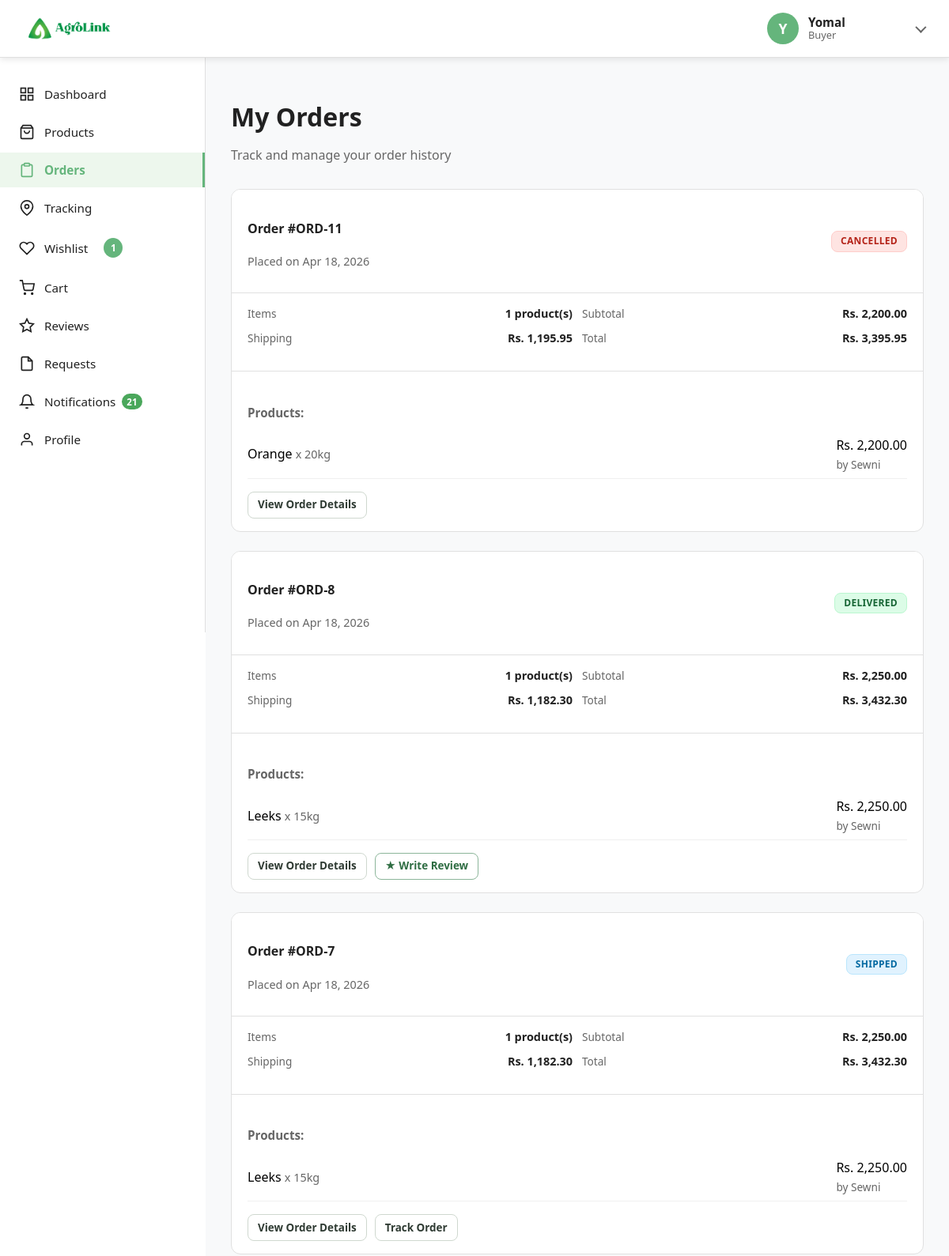
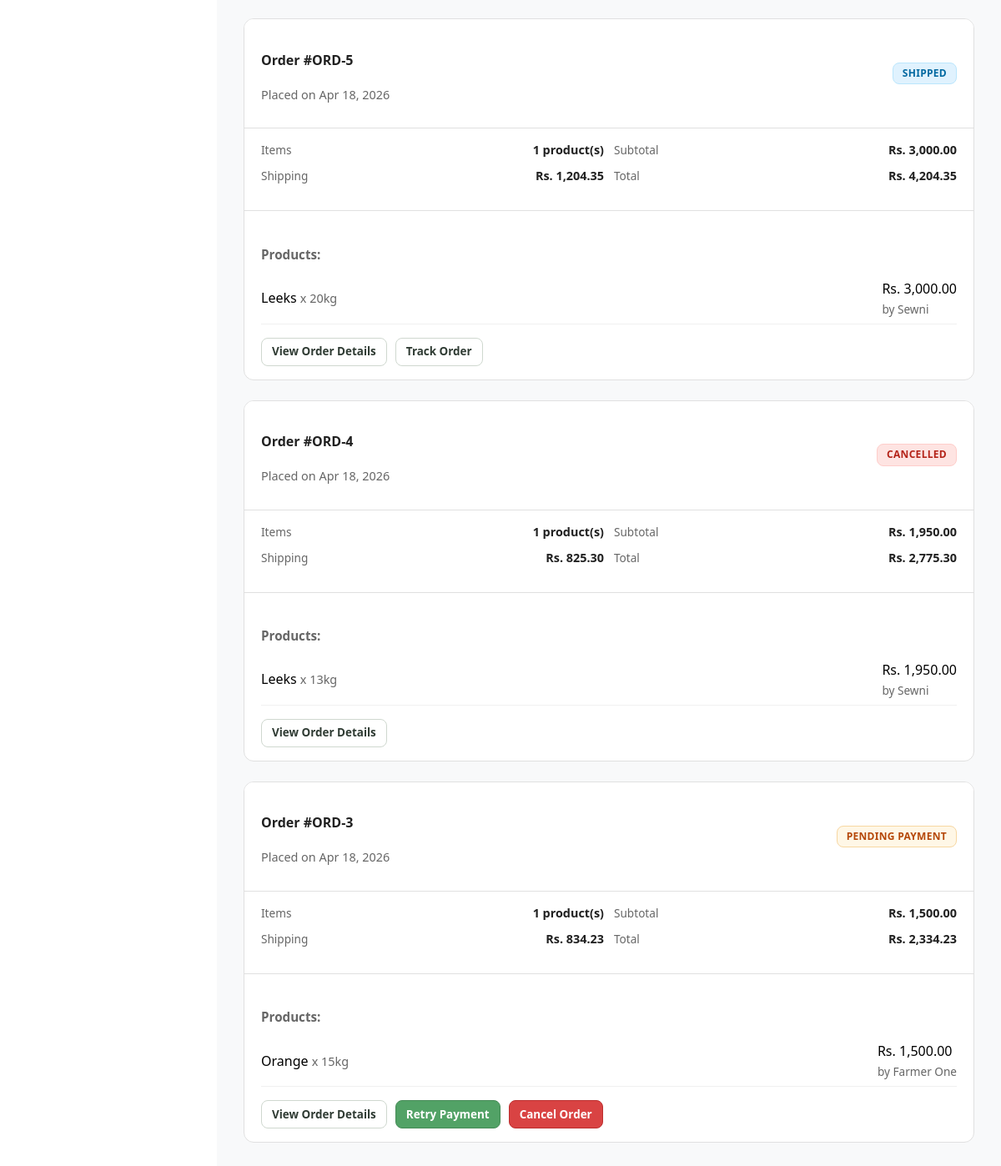
The app's page /buyerorders (signed in) with its own data (2 pictures, top to bottom).
### tables this page shows
CREATE TABLE `orders` (
  `id` int(11) NOT NULL,
  `buyer_id` int(11) NOT NULL,
  `total_amount` decimal(10,2) NOT NULL COMMENT 'Product total before shipping',
  `shipping_cost` decimal(10,2) NOT NULL DEFAULT 0.00,
  `order_total` decimal(10,2) NOT NULL COMMENT 'Total including shipping',
  `payment_status` enum('pending','paid','failed') NOT NULL DEFAULT 'pending',
  `total_weight_kg` decimal(10,2) NOT NULL DEFAULT 0.00 COMMENT 'Total weight of all items in kg',
  `delivery_address` text NOT NULL,
  `delivery_city` varchar(100) NOT NULL,
  `delivery_district_id` int(11) DEFAULT NULL,
  `delivery_town_id` int(11) DEFAULT NULL,
  `delivery_phone` varchar(20) NOT NULL,
  `status` enum('pending_payment','pending','confirmed','processing','shipped','delivered','cancelled') DEFAULT 'pending_payment',
  `created_at` timestamp NOT NULL DEFAULT current_timestamp(),
  `updated_at` timestamp NOT NULL DEFAULT current_timestamp() ON UPDATE current_timestamp()
);

CREATE TABLE `order_items` (
  `id` int(11) NOT NULL,
  `order_id` int(11) NOT NULL,
  `product_id` int(11) NOT NULL,
  `product_name` varchar(255) NOT NULL,
  `product_price` decimal(10,2) NOT NULL,
  `quantity` int(11) NOT NULL,
  `item_weight_kg` decimal(10,2) NOT NULL DEFAULT 0.00 COMMENT 'Total weight of items in kg',
  `farmer_id` int(11) NOT NULL,
  `created_at` timestamp NOT NULL DEFAULT current_timestamp()
);

CREATE TABLE `users` (
  `id` int(11) NOT NULL,
  `name` varchar(255) NOT NULL,
  `email` varchar(255) NOT NULL,
  `password` varchar(255) NOT NULL,
  `password_updated_at` timestamp NULL DEFAULT NULL,
  `role` varchar(255) NOT NULL,
  `status` enum('active','inactive') DEFAULT 'active',
  `verification_status` enum('not_required','pending','approved','rejected') DEFAULT 'not_required',
  `deactivated_at` timestamp NULL DEFAULT NULL,
  `deactivation_reason` varchar(500) DEFAULT NULL,
  `created_at` timestamp NOT NULL DEFAULT current_timestamp(),
  `updated_at` timestamp NOT NULL DEFAULT current_timestamp() ON UPDATE current_timestamp()
);

### app/controllers/buyer/BuyerOrdersController.php (called while the page is built, shortened)
<?php
class BuyerOrdersController
{
    private $orderModel;
    public function __construct()
    {
        $this->orderModel = new OrderModel();
    }
    public function index()
    {
        $buyerId = (int)authUserId();
        $orders = $this->orderModel->getOrdersByBuyer($buyerId);
        $ordersWithItems = [];
        foreach ($orders as $order) {
            $orderItems = $this->orderModel->getOrderItems($order->id);
            $ordersWithItems[] = [
                'order' => $order,
                'items' => $orderItems,
            ];
        }
        $data = [
            'pageTitle' => 'My Orders',
            'activePage' => 'orders',
            'username' => authUserName(),
            'orders' => $ordersWithItems,
            'pageStyles' => 'orders.css',
            'pageScript' => 'buyerDashboard.js?v=' . time(),
            'contentView' => 'buyer/orders.view.php',
        ];
        $this->view('buyer/buyerSidebar', $data);
    }
}

### app/core/app.php (called while the page is built, shortened)
<?php
class App
{
    private $method = 'index';
    private function splitURL()
    {
        $URL = $_GET['url'] ?? 'home';
        $URL = explode("/", trim($URL, "/"));
        return ($URL);
    }
    public function loadController()
    {
        $URL = $this->splitURL();
        $filename = "../app/controllers/" . ucfirst($URL[0]) . "Controller.php";
        if (file_exists($filename)) {
            require $filename;
            $this->controller = ucfirst($URL[0]) . 'Controller';
            unset($URL[0]);
        } else {
            $roles = ['admin', 'buyer', 'farmer', 'transporter'];
            foreach ($roles as $role) {
                $baseName = ucfirst($URL[0]);
                $roleController = "../app/controllers/{$role}/" . $baseName . "Controller.php";
                $actualFile = null;
                if (file_exists($roleController)) {
                    $actualFile = $roleController;
                }
                if ($actualFile && file_exists($actualFile)) {
                    unset($URL[0]);
                    break;
                }
            }
        }
        $controller = new $this->controller;
        call_user_func_array([$controller, $this->method], $URL);
    }
}

### public/index.php (called while the page is built, shortened)
<?php
$app = new App;
$app->loadController();

### app/core/Database.php (called while the page is built, shortened)
<?php
trait Database
{
    private function connect()
    {
        if (isset($GLOBALS['__AGROLINK_DB_CONNECTION']) && $GLOBALS['__AGROLINK_DB_CONNECTION'] instanceof PDO) {
            return $GLOBALS['__AGROLINK_DB_CONNECTION'];
        }
        $host = (string)DBHOST;
        $string = "mysql:host=" . $host . ";dbname=" . DBNAME . ";charset=utf8mb4";
        try {
            $con = new PDO($string, DBUSER, DBPASS);
        } catch (PDOException $e) {
            if ($host === 'localhost') {
                $fallback = "mysql:host=127.0.0.1;dbname=" . DBNAME . ";charset=utf8mb4";
                $con = new PDO($fallback, DBUSER, DBPASS);
            } else {
                throw $e;
            }
        }
        $con->setAttribute(PDO::ATTR_ERRMODE, PDO::ERRMODE_EXCEPTION);
        $con->setAttribute(PDO::ATTR_DEFAULT_FETCH_MODE, PDO::FETCH_OBJ);
        return $con;
    }
    public function query($query, $data = [])
    {
        try {
            $con = $this->connect();
            $stm = $con->prepare($query);
            $check = $stm->execute($data);
            if ($check) {
                $result = $stm->fetchAll(PDO::FETCH_OBJ);
                if (is_array($result) && count($result)) {
                    return $result;
                }
            }
        } catch (PDOException $e) {
            error_log("Query Error: " . $e->getMessage());
        }
        return false;
    }
}

### app/models/buyer/OrderModel.php (called while the page is built, shortened)
<?php
class OrderModel
{
    protected $table = 'orders';
    protected $orderItemsTable = 'order_items';
    public function getOrderItems($orderId)
    {
        $sql = "SELECT oi.*, p.image as product_image, u.name as farmer_name
                FROM {$this->orderItemsTable} oi
                LEFT JOIN products p ON oi.product_id = p.id
                LEFT JOIN users u ON oi.farmer_id = u.id
                WHERE oi.order_id = :order_id";
        $result = $this->query($sql, ['order_id' => $orderId]);
        return is_array($result) ? $result : [];
    }
    public function getOrdersByBuyer($buyerId)
    {
        $sql = "SELECT o.*,
                (SELECT COUNT(*) FROM {$this->orderItemsTable} WHERE order_id = o.id) as item_count
                FROM {$this->table} o
                WHERE o.buyer_id = :buyer_id
                ORDER BY o.created_at DESC";
        $result = $this->query($sql, ['buyer_id' => $buyerId]);
        return is_array($result) ? $result : [];
    }
}

### app/views/buyer/orders.view.php (the view, shortened to what this page needs)
<div class="content-section buyer-orders-section">
    <div class="content-header">
        <h1 class="content-title">My Orders</h1>
        <p class="content-subtitle">Track and manage your order history</p>
    </div>
    <?php if (!empty($orders) && count($orders) > 0): ?>
        <?php foreach ($orders as $orderData): ?>
            <?php
            $order = $orderData['order'];
            $items = $orderData['items'];
            $orderDate = date('M d, Y', strtotime($order->created_at));
            $statusClass = strtolower($order->status);
            ?>
            <div class="order-card">
                <div class="order-header">
                    <div>
                        <h4 class="order-title">Order #ORD-<?= $order->id ?></h4>
                        <p class="buyer-orders-placed-date">Placed on <?= $orderDate ?></p>
                    </div>
                    <span class="order-status <?= $statusClass ?>"><?= strtoupper(str_replace('_', ' ', $order->status)) ?></span>
                </div>
                <div class="order-details">
                    <div class="order-detail">
                        <span class="order-detail-label">Items</span>
                        <span class="order-detail-value"><?= count($items) ?> product(s)</span>
                    </div>
                    <div class="order-detail">
                        <span class="order-detail-label">Subtotal</span>
                        <span class="order-detail-value">Rs. <?= number_format($order->total_amount, 2) ?></span>
                    </div>
                    <div class="order-detail">
                        <span class="order-detail-label">Shipping</span>
                        <span class="order-detail-value">Rs. <?= number_format($order->shipping_cost, 2) ?></span>
                    </div>
                    <div class="order-detail">
                        <span class="order-detail-label">Total</span>
                        <span class="order-detail-value">Rs. <?= number_format($order->order_total, 2) ?></span>
                    </div>
                </div>
                <div class="buyer-orders-products-section">
                    <h5 class="buyer-orders-products-title">Products:</h5>
                    <?php foreach ($items as $item): ?>
                        <div class="buyer-orders-product-row">
                            <div>
                                <span class="buyer-orders-product-name"><?= htmlspecialchars($item->product_name) ?></span>
                                <span class="buyer-orders-product-qty"> x <?= $item->quantity ?>kg</span>
                            </div>
                            <div>
                                <span class="buyer-orders-product-price">Rs. <?= number_format($item->product_price * $item->quantity, 2) ?></span>
                                <?php if (!empty($item->farmer_name)): ?>
                                    <span class="buyer-orders-product-farmer">by <?= htmlspecialchars($item->farmer_name) ?></span>
                                <?php endif; ?>
                            </div>
                        </div>
                    <?php endforeach; ?>
                </div>
                <div class="action-buttons">
                    <button class="btn btn-sm btn-secondary" onclick="BuyerDashboard.viewOrderDetails(<?= $order->id ?>)">View Order Details</button>
                    <?php if ($statusClass === 'delivered' && !empty($items)): ?>
                        <a class="btn btn-sm btn-outline" href="<?= ROOT ?>/buyerreviews">
                            ★ Write Review
                        </a>
                    <?php endif; ?>
                    <?php if ($order->status === 'pending_payment'): ?>
                        <a class="btn btn-sm btn-primary" href="<?= ROOT ?>/payment/checkout?order_id=<?= (int)$order->id ?>&order_ids=<?= (int)$order->id ?>">Retry Payment</a>
                    <?php endif; ?>
                    <?php if ($order->status === 'pending_payment' || $order->status === 'processing'): ?>
                        <button class="btn btn-sm btn-danger" onclick="BuyerDashboard.cancelOrder(<?= $order->id ?>)">Cancel Order</button>
                    <?php endif; ?>
                    <?php if ($order->status === 'shipped'): ?>
                        <button class="btn btn-sm btn-secondary" onclick="BuyerDashboard.trackOrder(<?= $order->id ?>)">Track Order</button>
                    <?php endif; ?>
                </div>
            </div>
        <?php endforeach; ?>
    <?php endif; ?>
</div>

### public/assets/css/buyer/orders.css (style rules this page uses)
.buyer-orders-section .action-buttons { display: flex; gap: 10px; align-items: center; }
.buyer-orders-section .action-buttons .btn { width: auto; min-width: 0; }
.buyer-orders-section .order-card { background: var(--white); border: 1px solid var(--border-color); border-radius: 12px; overflow: hidden; margin-bottom: 24px; transition: all 0.3s ease; }
.buyer-orders-section .order-card:last-of-type { margin-bottom: 0; }
.buyer-orders-section .order-card > div:not(.order-header):not(.order-footer) { padding-left: 20px; padding-right: 20px; }
.buyer-orders-section .order-card .order-details { padding: 16px 20px; display: grid; grid-template-columns: repeat(2, 1fr); gap: 12px; }
.buyer-orders-section .order-card .order-detail { display: flex; justify-content: space-between; align-items: center; }
.buyer-orders-section .order-card .order-detail-label { font-size: 0.85rem; color: var(--text-light); font-weight: 500; }
.buyer-orders-section .order-card .order-detail-value { font-size: 0.9rem; color: var(--text-dark); font-weight: 600; }
.buyer-orders-section .order-card .action-buttons { padding: 16px 20px; display: flex; gap: 10px; align-items: center; flex-wrap: wrap; }
.buyer-orders-section .order-header { padding: 16px 20px; background: var(--white); color: var(--text-dark); display: flex; justify-content: space-between; align-items: center; border-bottom: 1px solid var(--border-color); }
.buyer-orders-section .order-status, .buyer-order-modal-status { border-radius: 8px; border: 1px solid transparent; font-weight: 600; text-transform: uppercase; letter-spacing: 0.3px; }
.buyer-orders-section .order-status.processing, .buyer-orders-section .order-status.in_transit, .buyer-orders-section .order-status.shipped, .buyer-order-modal-status.processing, .buyer-order-modal-status.in_transit, .buyer-order-modal-status.shipped { background: #f2f4f7; color: #475467; border-color: #d0d5dd; }
.buyer-orders-section .order-status.delivered, .buyer-order-modal-status.delivered { background: #dff6e7; color: #166534; border-color: #b7e4c7; }
.buyer-orders-section .order-status.cancelled, .buyer-orders-section .order-status.canceled, .buyer-order-modal-status.cancelled, .buyer-order-modal-status.canceled { background: #fee4e2; color: #b42318; border-color: #fecdca; }
.buyer-orders-placed-date { color: #666; font-size: 0.9rem; margin-top: 4px; }
.buyer-orders-products-section { margin-top: 16px; padding-top: 16px; border-top: 1px solid #e0e0e0; }
.buyer-orders-products-title { margin-bottom: 12px; font-size: 0.95rem; color: #666; }
.buyer-orders-product-row { display: flex; justify-content: space-between; align-items: center; padding: 8px 0; border-bottom: 1px solid #f0f0f0; }
.buyer-orders-product-name, .buyer-orders-product-price { font-weight: 500; }
.buyer-orders-product-qty { color: #666; font-size: 0.9rem; }
.buyer-orders-product-farmer { color: #666; font-size: 0.85rem; display: block; margin-top: 4px; }

### records on screen
orders: id "11", created_at "Apr 18, 2026", status "CANCELLED", count($items) "1", total_amount "2,200.00", shipping_cost "1,195.95", order_total "3,395.95"
order_items: product_name "Orange", quantity "20", $item->product_price * $item->quantity "2,200.00", users.name "Sewni"
orders: id "8", created_at "Apr 18, 2026", status "DELIVERED", count($items) "1", total_amount "2,250.00", shipping_cost "1,182.30", order_total "3,432.30"
order_items: product_name "Leeks", quantity "15", $item->product_price * $item->quantity "2,250.00", users.name "Sewni"
orders: id "7", created_at "Apr 18, 2026", status "SHIPPED", count($items) "1", total_amount "2,250.00", shipping_cost "1,182.30", order_total "3,432.30"
order_items: product_name "Leeks", quantity "15", $item->product_price * $item->quantity "2,250.00", users.name "Sewni"
orders: id "5", created_at "Apr 18, 2026", status "SHIPPED", count($items) "1", total_amount "3,000.00", shipping_cost "1,204.35", order_total "4,204.35"
order_items: product_name "Leeks", quantity "20", $item->product_price * $item->quantity "3,000.00", users.name "Sewni"
orders: id "4", created_at "Apr 18, 2026", status "CANCELLED", count($items) "1", total_amount "1,950.00", shipping_cost "825.30", order_total "2,775.30"
order_items: product_name "Leeks", quantity "13", $item->product_price * $item->quantity "1,950.00", users.name "Sewni"
orders: id "3", created_at "Apr 18, 2026", status "PENDING PAYMENT", count($items) "1", total_amount "1,500.00", shipping_cost "834.23", order_total "2,334.23"
order_items: product_name "Orange", quantity "15", $item->product_price * $item->quantity "1,500.00", users.name "Farmer One"

### other values on screen
$userRole !== '' ? $userRole : 'User' "Buyer"
$wishlistCount "1"
$notificationUnreadCount "21"
